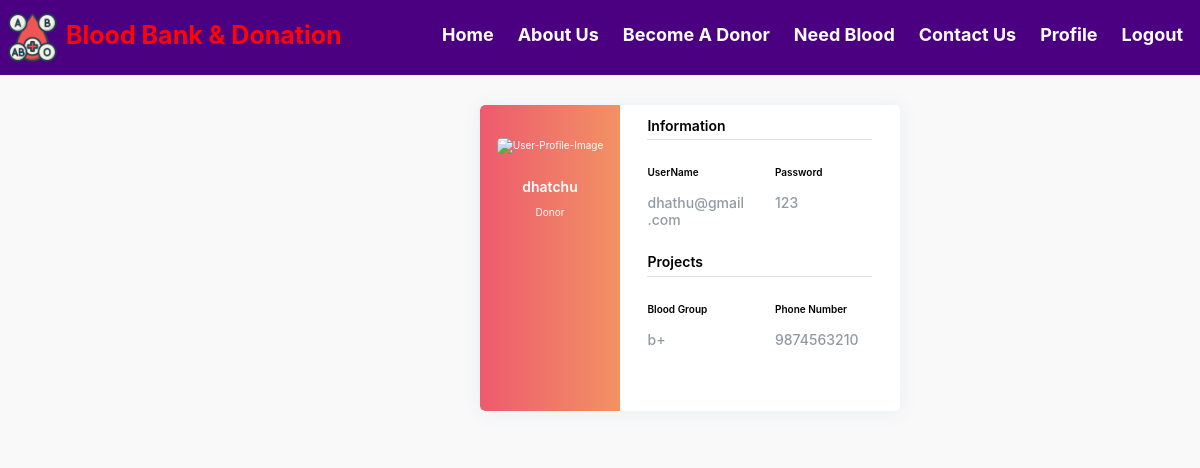
/userprofile.php (signed in), run on the app's committed database.
### tables this page shows
CREATE TABLE `user_info` (
  `user_id` int(10) NOT NULL,
  `donor_username` varchar(50) NOT NULL,
  `donor_password` varchar(50) NOT NULL,
  `email` varchar(255) NOT NULL,
  `phone_number` varchar(20) NOT NULL,
  `blood_group` varchar(255) NOT NULL
);

### userprofile.php (the view, shortened to what this page needs)
<?php
  include 'conn.php';
    if (isset($_SESSION['loggedin']) && $_SESSION['loggedin'] == true) {
    ?>
<html>
<head>
  <link rel="stylesheet" href="https://maxcdn.bootstrapcdn.com/bootstrap/3.4.1/css/bootstrap.min.css">
  <link href='https://maxcdn.bootstrapcdn.com/bootstrap/4.0.0/css/bootstrap.min.css' rel='stylesheet'>
  <link href='https://cdnjs.cloudflare.com/ajax/libs/MaterialDesign-Webfont/3.6.95/css/materialdesignicons.css' rel='stylesheet'>
</head>
<body style="color:black;" className='snippet-body'>
<div id="header">
<?php include 'head.php';?>
</div>
<?php
$user_name = $_SESSION["username"];
$sql="SELECT * from user_info where donor_username='$user_name'";
$result=mysqli_query($conn,$sql) or die("query failed.");
if(mysqli_num_rows($result)>0)
{
  while($row=mysqli_fetch_assoc($result)){
    $name = $row['donor_username'];
    $email = $row['email'];
    $password = $row['donor_password'];
    $phone = $row['phone_number'];
    $blood_group = $row['blood_group'];
  }
}
?>
<div id="content">
<div class="page-content page-container" id="page-content">
    <div class="padding">
        <div class="row container d-flex justify-content-center">
<div class="col-xl-6 col-md-12">
                                                <div class="card user-card-full">
                                                    <div class="row m-l-0 m-r-0">
                                                        <div class="col-sm-4 bg-c-lite-green user-profile">
                                                            <div class="card-block text-center text-white">
                                                                <div class="m-b-25">
                                                                    <img src="https://img.icons8.com/bubbles/100/000000/user.png" class="img-radius" alt="User-Profile-Image">
                                                                </div>
                                                                <h6 class="f-w-600"><?php echo $name; ?></h6>
                                                                <p>Donor</p>
                                                            </div>
                                                        </div>
                                                        <div class="col-sm-8">
                                                            <div class="card-block">
                                                                <h6 class="m-b-20 p-b-5 b-b-default f-w-600">Information</h6>
                                                                <div class="row">
                                                                    <div class="col-sm-6">
                                                                        <p class="m-b-10 f-w-600">UserName</p>
                                                                        <h6 class="text-muted f-w-400"><?php echo $email; ?></h6>
                                                                    </div>
                                                                    <div class="col-sm-6">
                                                                        <p class="m-b-10 f-w-600">Password</p>
                                                                        <h6 class="text-muted f-w-400"><?php echo $password; ?></h6>
                                                                    </div>
                                                                </div>
                                                                <h6 class="m-b-20 m-t-40 p-b-5 b-b-default f-w-600">Projects</h6>
                                                                <div class="row">
                                                                    <div class="col-sm-6">
                                                                        <p class="m-b-10 f-w-600">Blood Group</p>
                                                                        <h6 class="text-muted f-w-400"><?php echo $blood_group; ?></h6>
                                                                    </div>
                                                                    <div class="col-sm-6">
                                                                        <p class="m-b-10 f-w-600">Phone Number</p>
                                                                        <h6 class="text-muted f-w-400"><?php echo $phone; ?></h6>
                                                                    </div>
                                                                </div>
                                                                <ul class="social-link list-unstyled m-t-40 m-b-10">
                                                                </ul>
                                                            </div>
                                                        </div>
                                                    </div>
                                                </div>
                                            </div>
                                             </div>
                                                </div>
                                            </div>
</div>
 <?php }
  ?>
</body>
</html>

### userprofile.php (style rules this page uses)
body { background-color: #f9f9fa }
.padding { padding: 3rem !important }
.user-card-full { overflow: hidden; }
.card { border-radius: 5px; -webkit-box-shadow: 0 1px 20px 0 rgba(69,90,100,0.08); box-shadow: 0 1px 20px 0 rgba(69,90,100,0.08); border: none; margin-bottom: 30px; }
.m-r-0 { margin-right: 0px; }
.m-l-0 { margin-left: 0px; }
.user-card-full .user-profile { border-radius: 5px 0 0 5px; }
.bg-c-lite-green { background: -webkit-gradient(linear, left top, right top, from(#f29263), to(#ee5a6f)); background: linear-gradient(to right, #ee5a6f, #f29263); }
.user-profile { padding: 20px 0; }
.card-block { padding: 1.25rem; }
.m-b-25 { margin-bottom: 25px; }
.img-radius { border-radius: 5px; }
h6 { font-size: 14px; }
.card .card-block p { line-height: 25px; }
.b-b-default { border-bottom: 1px solid #e0e0e0; }
.m-b-20 { margin-bottom: 20px; }
.p-b-5 { padding-bottom: 5px !important; }
.m-b-10 { margin-bottom: 10px; }
.text-muted { color: #919aa3 !important; }
.f-w-600 { font-weight: 600; }
.m-t-40 { margin-top: 20px; }
#content { position:relative;margin-left:210px }

### data on the page
user_info: donor_username "dhatchu", email "dhathu@gmail.com", donor_password "123", blood_group "b+", phone_number "9874563210"
